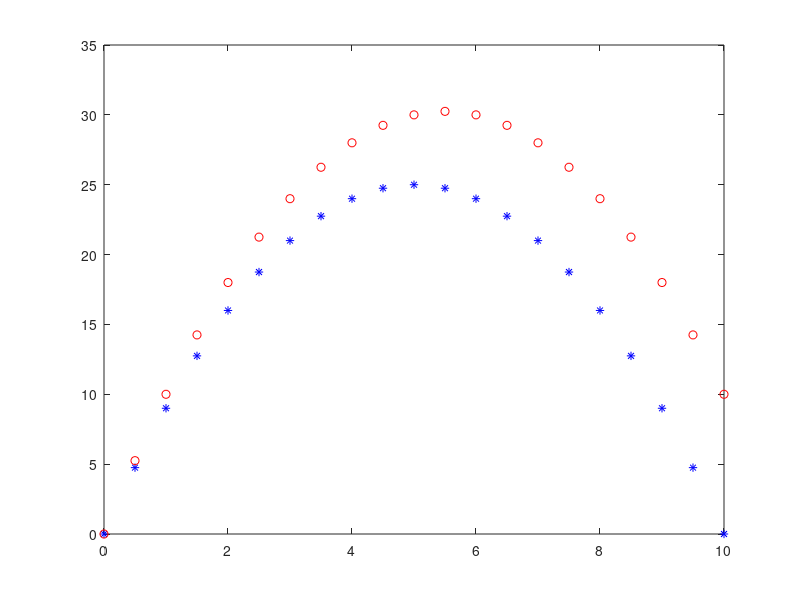

MATLAB code to generate this figure:
for i = 0:0.5:10
    ey = -i.^2 + 10*i;
    ey2 = -i.^2 + 11*i;
    plot(i,ey, 'b*')
    hold on
    plot(i,ey2, 'ro')
end
    